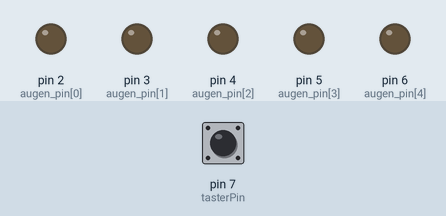
This sketch was run on a simulated Arduino Uno, built with avr-gcc and run on an emulated ATmega328P. On the bench: output pins drawn as LEDs (lit = HIGH). Dashed ring = blinking. The test bench sets the inputs (shaded band); at power-on: pin 7 (tasterPin) HIGH.

Above: at 3.2 s.
3.3 s: pin 7 (tasterPin) pulled LOW for 0.15 s
At 4.1 s:
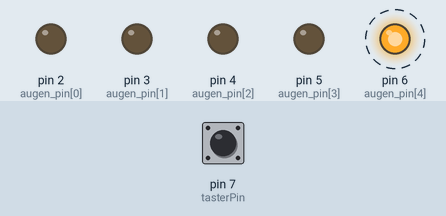
At 5.6 s:
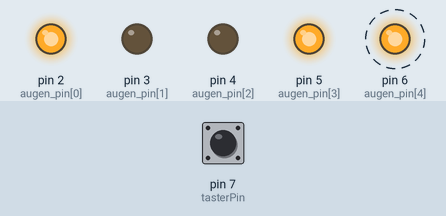
6.4 s: pin 7 (tasterPin) pulled LOW for 3.2 s
At 6.4 s:
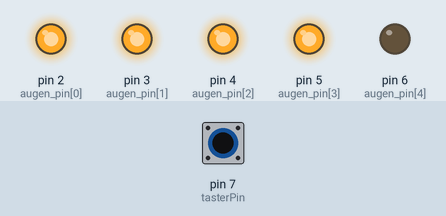
12.6 s: pin 7 (tasterPin) pulled LOW for 1 s
Timing chart, 0 to 19.8 s (numbered marks = the images above; inputs shaded):
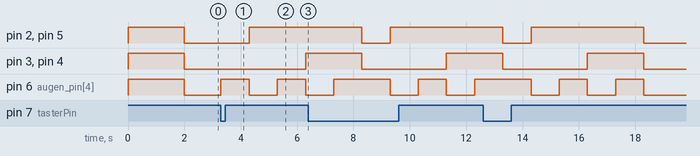

Measured:
- after the input at 3.3 s, pin 2 (augen_pin[0]), pin 5 (augen_pin[3]): LOW → HIGH after 1.0 s; pin 3 (augen_pin[1]), pin 4 (augen_pin[2]): LOW → HIGH after 3.0 s; pin 6 (augen_pin[4]): alternates HIGH for 1.0 s and LOW for 1.0 s, starting at once

The sketch:

Wuerfel3.ino
```cpp
/*
  Würfel mit 5 Augen
  Mit einer Funktion und einfachen Arrays
  und switch ... case

  Version 1.0
  Der Hobbyelektroniker
  Der Code ist Public Domain und kann ohne Einschränkungen frei verwendet werden
*/

// Anordnung der LED's
/*
 * 0     1
 *    4
 * 2     3
 */
const int anzahl_augen = 5;
const int augen_pin[anzahl_augen] = {2,3,4,5,6};
const int tasterPin = 7;

// Anzeigen definieren
int eins[] = {0,0,0,0,1};
int zwei[] = {1,0,0,1,0};
int drei[] = {1,0,0,1,1};
int vier[] = {1,1,1,1,0};
int fuenf[] = {1,1,1,1,1};


void test() {
  // alle LED ein
  for (int i=0; i<anzahl_augen; i++) {
    digitalWrite(augen_pin[i],HIGH);
  }
  delay(2000);
  // alle LED aus
  for (int i=0; i<anzahl_augen; i++) {
    digitalWrite(augen_pin[i],LOW);
  }
}

void aus() {
  for (int i=0; i<anzahl_augen; i++) {
    digitalWrite(augen_pin[i],LOW);
  }
}

void zeige(int muster[]) {
  aus();
  for (int i=0; i < anzahl_augen; i++) {
    if (muster[i] == 1) digitalWrite(augen_pin[i],HIGH);
  }
}

void zeige_zahl(int zahl) {
  switch (zahl) {
    case 1:
      zeige(eins);
      break;
    case 2:
      zeige(zwei);
      break;
    case 3:
      zeige(drei);
      break;
    case 4:
      zeige(vier);
      break;
    case 5:
      zeige(fuenf);
      break;
  }
}

void setup() {
  for (int i=0; i<anzahl_augen; i++) {
    pinMode(augen_pin[i],OUTPUT);
  }
  pinMode(tasterPin,INPUT_PULLUP);
  test();
}

void loop() {
  if (!digitalRead(tasterPin)) {
    for (int i=1; i<6; i++) {
      zeige_zahl(i);
      delay(1000);
    }
    aus();
  }
}
```
